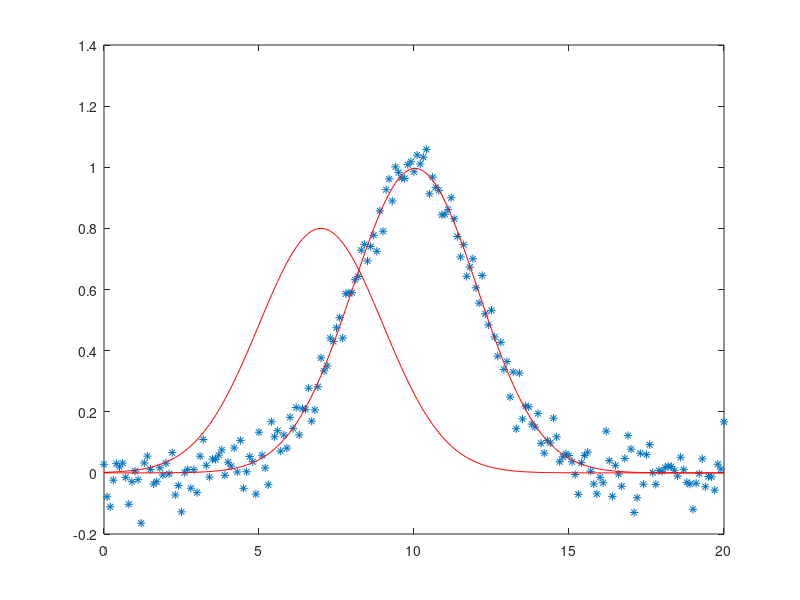

The MATLAB source for this figure:
% Levenberg-Marquardt method for approximating gaussian curve in form 
% f(x) = exp(-(x-c)^2/(2*sigma^2)) with added some noise.

close all;
clear all;
clc;

x = 0:0.1:20;

f = gaussmf(x, [2, 10]);
f = f + randn(size(f)) * 0.05;

plot(x, f, '*');
hold on;

sigma = 2;
c = 7;
w = 0.8;

Theta = [w; sigma; c];
y = Theta(1) * gaussmf(x, [Theta(2), Theta(3)]);

plot(x, y, 'r');

N = 1000;
for i = 1:N
    dy_dw = gaussmf(x, [Theta(2), Theta(3)]);
    dy_dsigma = Theta(1) * (x - c).^2 / (sigma^3) .* y;
    dy_dc = Theta(1) * (x - c) / (sigma^2) .* y;
    
    Z = [dy_dw' dy_dsigma' dy_dc'];
    e = f' - y';

    Theta = Theta + pinv(Z'*Z + 0.1*eye(3))*Z'*e;
    y = Theta(1) * gaussmf(x, [Theta(2), Theta(3)]);
end

plot(x, y, 'r');
